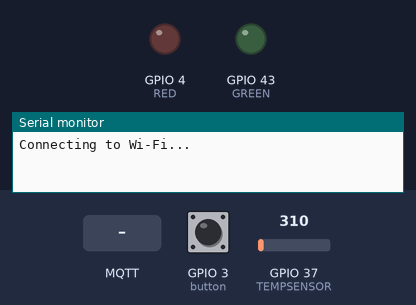
A program run on a simulated ESP32. Parts: output pins drawn as LEDs (lit = HIGH), the last lines printed to the serial monitor. The test bench sets the inputs (shaded band); at power-on: GPIO 37 (TEMPSENSOR) = 310, GPIO 3 (button) HIGH. WiFi joins after 1.5 s; servers stay silent unless stated; no MQTT or app messages arrive unless stated.

Above: at 1.2 s.
1.3 s: MQTT message "ON" arrives on the first subscribed topic
At 2.9 s:
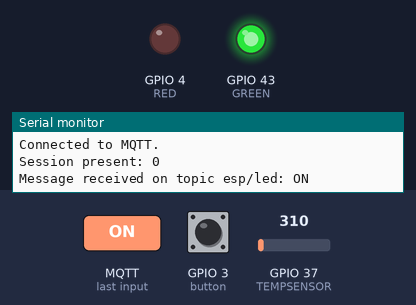
11.5 s: MQTT message "OFF" arrives on the first subscribed topic
At 12.3 s:
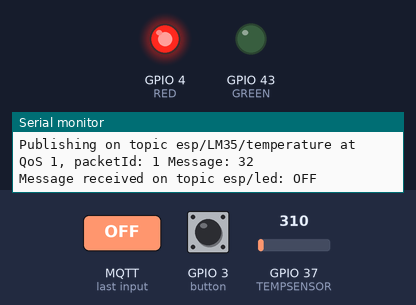
13.0 s: GPIO 37 (TEMPSENSOR) set to 244
21.2 s: GPIO 37 (TEMPSENSOR) set to 200
At 31.2 s:
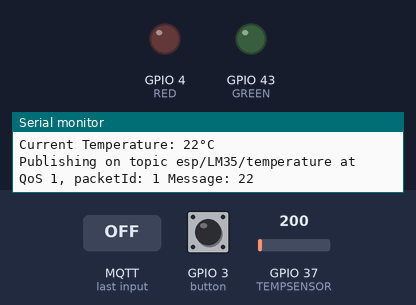
31.5 s: GPIO 37 (TEMPSENSOR) set to 372
At 40.4 s:
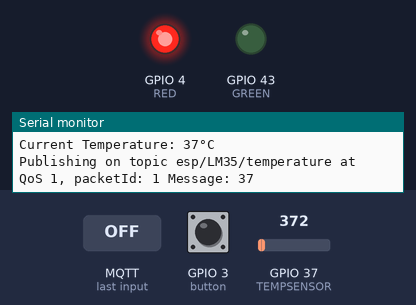
Timing chart, 0 to 41.9 s (numbered marks = the images above; inputs shaded):
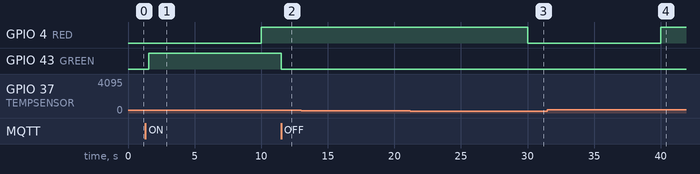

Measured:
- the behaviour switches between 226 and 225 on GPIO 37 (TEMPSENSOR) (found by bisection; images 2 and 3)
- after the input at 1.3 s, GPIO 43 (GREEN): LOW → HIGH after 0.25 s
- after the input at 11.5 s, GPIO 43 (GREEN): HIGH → LOW at once
- after the input at 21.2 s, GPIO 4 (RED): HIGH → LOW after 8.8 s
- after the input at 31.5 s, GPIO 4 (RED): LOW → HIGH after 8.5 s

The program:

main.cpp
```cpp
/*  Voor dit project heb ik gebruik gemaakt van RandomNerdTutorials voor het maken en begrijpen van de node-red functionaliteiten
    - RandomNerdTutorials - https://randomnerdtutorials.com/esp32-mqtt-publish-bme680-arduino/ (geraadpleegd op 21/11/2024)
 */
#include <Arduino.h>
#include <ezButton.h>
#include <WiFi.h>
#include <AsyncMqttClient.h>
#include <secrets.h>
extern "C"
{
#include "freertos/FreeRTOS.h"
#include "freertos/timers.h"
}

#define RED D3
#define GREEN D6
#define TEMPSENSOR A1

ezButton button(D2);

unsigned long startTime;

AsyncMqttClient mqttClient;
TimerHandle_t mqttReconnectTimer;
TimerHandle_t wifiReconnectTimer;

void connectToWifi()
{
  Serial.println("Connecting to Wi-Fi...");
  WiFi.begin(SSID, PASSWORD);
}

void connectToMqtt()
{
  Serial.println("Connecting to MQTT...");
  mqttClient.connect();
}

void WiFiEvent(WiFiEvent_t event)
{
  Serial.printf("[WiFi-event] event: %d\n", event);
  switch (event)
  {
  case ARDUINO_EVENT_WIFI_STA_GOT_IP:
    Serial.println("WiFi connected");
    Serial.println("IP address: ");
    Serial.println(WiFi.localIP());
    connectToMqtt();
    break;
  case ARDUINO_EVENT_WIFI_STA_DISCONNECTED:
    Serial.println("WiFi lost connection");
    xTimerStop(mqttReconnectTimer, 0); // ensure we don't reconnect to MQTT while reconnecting to Wi-Fi
    xTimerStart(wifiReconnectTimer, 0);
    break;
  }
}

void onMqttConnect(bool sessionPresent)
{
  Serial.println("Connected to MQTT.");
  Serial.print("Session present: ");
  Serial.println(sessionPresent);
  // Subscribe to our LED topic to get updates
  mqttClient.subscribe(MQTT_LED_TOPIC, 1);
}

void onMqttDisconnect(AsyncMqttClientDisconnectReason reason)
{
  Serial.println("Disconnected from MQTT.");
  if (WiFi.isConnected())
  {
    xTimerStart(mqttReconnectTimer, 0);
  }
}

void onMqttPublish(uint16_t packetId)
{
  Serial.print("Publish acknowledged.");
  Serial.print("  packetId: ");
  Serial.println(packetId);
}

void onMqttMessage(char *topic, char *payload, AsyncMqttClientMessageProperties properties, size_t len, size_t index, size_t total)
{
  Serial.print("Message received on topic ");
  Serial.print(topic);
  Serial.print(": ");
  for (size_t i = 0; i < len; i++)
  {
    Serial.print((char)payload[i]);
  }
  Serial.println();

  // Convert payload to string and control LED
  String message = String((char *)payload).substring(0, len);
  if (message == "ON")
  {
    digitalWrite(GREEN, HIGH);
  }
  else if (message == "OFF")
  {
    digitalWrite(GREEN, LOW);
  }
}

void setup()
{
  Serial.begin(115200);

  pinMode(TEMPSENSOR, INPUT);
  pinMode(RED, OUTPUT);
  pinMode(GREEN, OUTPUT);

  button.setDebounceTime(100);

  // Timers for reconnecting to WiFi and MQTT Server
  mqttReconnectTimer = xTimerCreate("mqttTimer", pdMS_TO_TICKS(2000), pdFALSE, (void *)0, reinterpret_cast<TimerCallbackFunction_t>(connectToMqtt));
  wifiReconnectTimer = xTimerCreate("wifiTimer", pdMS_TO_TICKS(2000), pdFALSE, (void *)0, reinterpret_cast<TimerCallbackFunction_t>(connectToWifi));

  // Built-in functions of the MQTTClient library to handle WiFi events
  WiFi.onEvent(WiFiEvent);

  // MQTT setup
  mqttClient.onConnect(onMqttConnect);
  mqttClient.onDisconnect(onMqttDisconnect);
  mqttClient.onPublish(onMqttPublish);
  mqttClient.onMessage(onMqttMessage);
  mqttClient.setServer(RPI_ADDRESS, MQTT_PORT);

  connectToWifi();

  startTime = millis();
}

// Function to read temperatuse sensor
float ReadTempSensor()
{
  int analogValue = analogRead(TEMPSENSOR);
  float voltage = (analogValue / 4095.0) * 3.3 * 1.1;
  float temp = voltage * 100.0 + 5.0;

  return temp;
}

// Function to write temperature to serial monitor and publish to MQTT server
void WriteTemp()
{
  int temp = ReadTempSensor();
  Serial.print("Current Temperature: ");
  Serial.print(temp);
  Serial.println("°C");

  // Publish an MQTT message on topic esp/LM35/temperature
  uint16_t packetIdPub1 = mqttClient.publish(MQTT_TEMP_TOPIC, 1, true, String(temp).c_str());
  Serial.printf("Publishing on topic %s at QoS 1, packetId: %i ", MQTT_TEMP_TOPIC, packetIdPub1);
  Serial.printf("Message: %i \n", temp);

  if (temp >= 25)
  {
    digitalWrite(RED, HIGH);
  }
  else
  {
    digitalWrite(RED, LOW);
  }
}

void loop()
{
  button.loop();

  // On button press do something
  if (button.isReleased())
  {
    WriteTemp();
  }

  // Publish Temperature every 10 seconds
  if (millis() - startTime >= 10000)
  {
    WriteTemp();
    startTime = millis();
  }
}
```

secrets.h
```cpp
#include <Arduino.h>

String SSID = "Home de Oliveira - Haesaert";
String PASSWORD = "0475212120";
IPAddress RPI_ADDRESS = IPAddress(192,168,1,26);
int MQTT_PORT = 1883;
const char* MQTT_TEMP_TOPIC = "esp/LM35/temperature";
const char* MQTT_LED_TOPIC = "esp/led";
```
